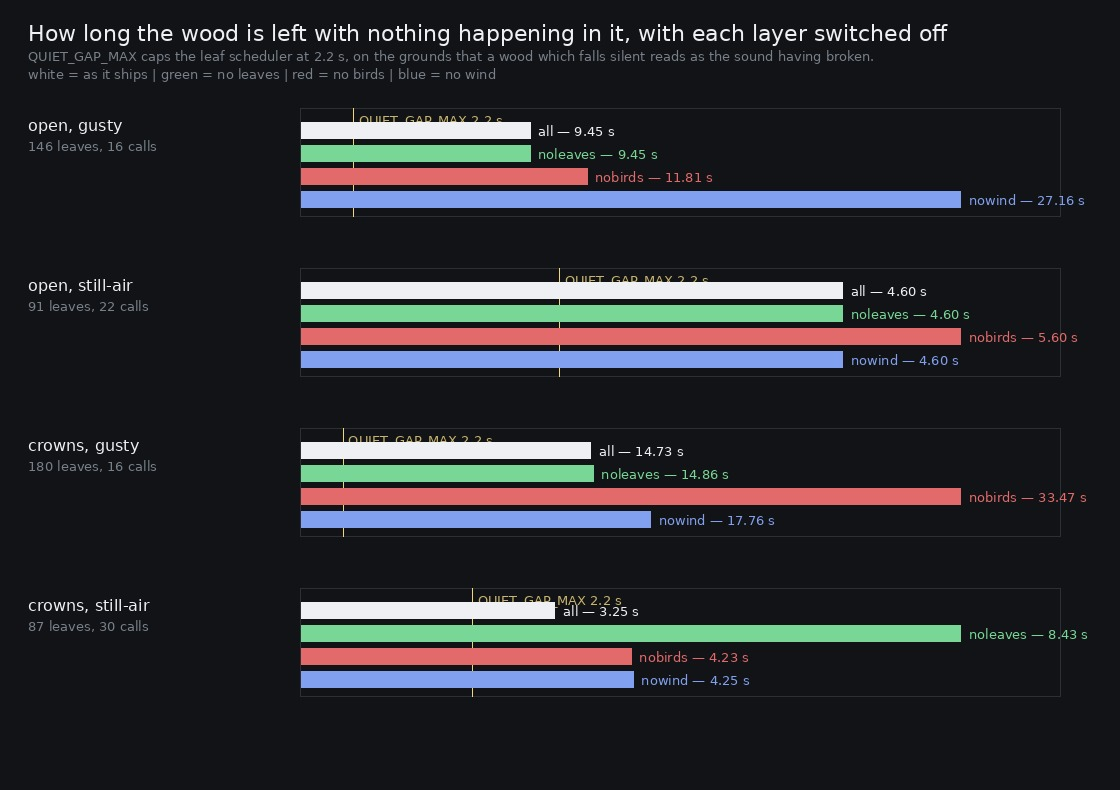

The Python source for this figure:
#!/usr/bin/env python3
"""layers.py -- what each layer of the bed is worth, and how long the wood is left with nothing.

    python3 art/audio/2026-09-25-layers/layers.py --takes /tmp/layers \
        --out art/audio/2026-09-25-layers/layers.jpg

Two questions, one set of takes.

  level     the always-on level per band -- the 10th percentile over time, which is what the owner's
            complaint is scored on -- with each layer switched off in turn. The difference between
            `all` and `no X` is what X is worth.

  the gap   the longest stretch the wood is left with nothing happening in it. `QUIET_GAP_MAX` caps
            the flutter scheduler at 2.2 s and says why: "with the bed gated below the gust knee and
            the tune resting between passes, the wood could otherwise fall to nothing for five
            seconds at a time, which reads as the sound having broken rather than as a quiet
            forest. A leaf turning over is the answer to that." This measures whether it is: a
            stretch counts as nothing-happening while the broadband short-time level stays within
            1 dB of that take's own quiet level.

Half the takes hold the gust below `GUST_KNEE`, where the wind layers are silent by design, because
that is the case the flutters were written for and a steady mid gust never visits it.
"""
import argparse
import json
import os
import wave

import numpy as np
from PIL import Image, ImageDraw, ImageFont

BANDS = [(60, 250), (250, 1000), (1000, 2000), (2000, 4000), (4000, 8000)]
WIN = 0.05


def font(size):
    for p in ('/usr/share/fonts/truetype/dejavu/DejaVuSans.ttf', '/usr/share/fonts/truetype/dejavu/DejaVuSansMono.ttf'):
        if os.path.exists(p):
            return ImageFont.truetype(p, size)
    return ImageFont.load_default()


def read(path):
    with wave.open(path, 'rb') as w:
        n, ch, rate = w.getnframes(), w.getnchannels(), w.getframerate()
        raw = w.readframes(n)
    x = np.frombuffer(raw, dtype='<i2').astype(np.float64) / 32768.0
    return (x.reshape(-1, ch).mean(axis=1) if ch > 1 else x), rate


def frames(x, rate):
    n = int(round(WIN * rate))
    n += n % 2
    step = n // 2
    w = np.hanning(n)
    count = 1 + max(0, len(x) - n) // step
    idx = np.arange(n)[None, :] + step * np.arange(count)[:, None]
    return np.abs(np.fft.rfft(x[idx] * w, axis=1)) ** 2, np.fft.rfftfreq(n, 1 / rate), step / rate


def aweight(f):
    """IEC 61672 A-weighting in dB -- what an ear does to the bands"""
    f = np.maximum(f, 1e-6)
    f2 = f * f
    ra = (12194**2 * f2**2) / ((f2 + 20.6**2) * np.sqrt((f2 + 107.7**2) * (f2 + 737.9**2)) * (f2 + 12194**2))
    return 20 * np.log10(ra) + 2.0


def measure(path, floor=None):
    """
    The bands' always-on levels, and the longest stretch with nothing audible happening.

    A-weighted, and that is not a detail: broadband, the level is dominated by 60-250 Hz, where a
    leaf has nothing at all, so a broadband quiet metric cannot see the flutters however loud they
    are. Smoothed over 0.3 s, because a single 50 ms frame dipping under a threshold is not a wood
    falling silent. `floor` is the reference the stretch is counted against -- the full take's own
    10th percentile, shared across the mutes of a condition so that muting can only lengthen a gap.
    """
    x, rate = read(path)
    spec, f, hop = frames(x, rate)
    out = {'bands': {}}
    for lo, hi in BANDS:
        p = spec[:, (f >= lo) & (f < hi)].sum(axis=1)
        out['bands'][f'{lo}-{hi}'] = 10 * np.log10(max(np.percentile(p, 10), 1e-20))
    wgt = 10 ** (aweight(f) / 10)
    db = 10 * np.log10(np.maximum((spec * wgt[None, :]).sum(axis=1), 1e-20))
    k = max(1, int(0.3 / hop))
    pad = np.pad(db, (k // 2, k - k // 2 - 1), mode='edge')
    db = np.median(np.lib.stride_tricks.sliding_window_view(pad, k), axis=1)
    out['allOnDb'] = float(np.percentile(db, 10))
    ref = out['allOnDb'] if floor is None else floor
    idle = db <= ref + 3.0
    best = run = 0
    for v in idle:
        run = run + 1 if v else 0
        best = max(best, run)
    out['quietGapS'] = best * hop
    out['quietShare'] = float(idle.mean())
    return out


ap = argparse.ArgumentParser()
ap.add_argument('--takes', default='/tmp/layers')
ap.add_argument('--out', default='')
a = ap.parse_args()

meta = json.load(open(os.path.join(a.takes, 'takes.json')))
rows = {}
for t in meta['takes']:
    if t['mute'] == 'all':
        rows[t['id']] = {**t, **measure(os.path.join(a.takes, f"{t['id']}.wav"))}
for t in meta['takes']:
    if t['mute'] != 'all':
        floor = rows[f"{t['spot']}-{t['gust']}-all"]['allOnDb']
        rows[t['id']] = {**t, **measure(os.path.join(a.takes, f"{t['id']}.wav"), floor)}

order = ['all', 'noleaves', 'nobirds', 'nowind']
for spot in ('open', 'crowns'):
    for gust in ('gusty', 'still-air'):
        base = rows.get(f'{spot}-{gust}-all')
        if not base:
            continue
        print(f"\n--- {spot}, {gust} (gust {base['gustValue']}) — {base['flutters']} flutters, {base['birds']} calls in {meta['seconds']} s ---")
        head = ' '.join(f'{k:>10}' for k in base['bands'])
        print(f"{'take':10} {head} {'always-on':>10} {'longest quiet':>14} {'quiet share':>12}")
        for m in order:
            r = rows.get(f'{spot}-{gust}-{m}')
            if not r:
                continue
            body = ' '.join(f"{r['bands'][k]:10.1f}" for k in base['bands'])
            print(f"{m:10} {body} {r['allOnDb']:10.1f} {r['quietGapS']:13.2f} s {r['quietShare'] * 100:11.0f} %")
        # what each layer is worth, in the always-on figure and in the gap
        for m in order[1:]:
            r = rows.get(f'{spot}-{gust}-{m}')
            if not r:
                continue
            print(f"{'  without ' + m[2:]:20} the longest quiet goes {base['quietGapS']:5.2f} → {r['quietGapS']:5.2f} s, and the always-on {r['allOnDb'] - base['allOnDb']:+.1f} dB")

if not a.out:
    raise SystemExit(0)

panes = [(s, g) for s in ('open', 'crowns') for g in ('gusty', 'still-air')]
W, H = 1120, 150 + 160 * len(panes)
BG, INK, DIM = (17, 19, 22), (238, 240, 243), (120, 128, 138)
COL = {'all': (238, 240, 243), 'noleaves': (120, 214, 150), 'nobirds': (226, 106, 106), 'nowind': (130, 160, 240)}
im = Image.new('RGB', (W, H), BG)
d = ImageDraw.Draw(im)
f13, f16, f22 = font(13), font(16), font(22)
d.text((28, 20), 'How long the wood is left with nothing happening in it, with each layer switched off', font=f22, fill=INK)
d.text((28, 48), 'QUIET_GAP_MAX caps the leaf scheduler at 2.2 s, on the grounds that a wood which falls silent reads as the sound having broken.', font=f13, fill=DIM)
d.text((28, 66), 'white = as it ships | green = no leaves | red = no birds | blue = no wind', font=f13, fill=DIM)
for i, (spot, gust) in enumerate(panes):
    y0 = 108 + i * 160
    y1 = y0 + 108
    x0, x1 = 300, W - 60
    base = rows.get(f'{spot}-{gust}-all')
    if not base:
        continue
    d.text((28, y0 + 8), f'{spot}, {gust}', font=f16, fill=INK)
    d.text((28, y0 + 30), f"{base['flutters']} leaves, {base['birds']} calls", font=f13, fill=DIM)
    lim = max(6.0, max(rows[f'{spot}-{gust}-{m}']['quietGapS'] for m in order if f'{spot}-{gust}-{m}' in rows) * 1.15)
    d.rectangle([x0, y0, x1, y1], outline=(44, 48, 54))
    gx = x0 + (x1 - x0) * 2.2 / lim
    d.line([(gx, y0), (gx, y1)], fill=(244, 214, 120), width=1)
    d.text((gx + 5, y0 + 4), 'QUIET_GAP_MAX 2.2 s', font=f13, fill=(200, 180, 110))
    for k, m in enumerate(order):
        r = rows.get(f'{spot}-{gust}-{m}')
        if not r:
            continue
        by = y0 + 14 + k * 23
        w = (x1 - x0) * min(1.0, r['quietGapS'] / lim)
        d.rectangle([x0 + 1, by, x0 + max(2, w), by + 16], fill=COL[m])
        d.text((x0 + max(2, w) + 8, by + 1), f"{m} — {r['quietGapS']:.2f} s", font=f13, fill=COL[m])
im.save(a.out, quality=92)
print(f'\nwrote {a.out}')
